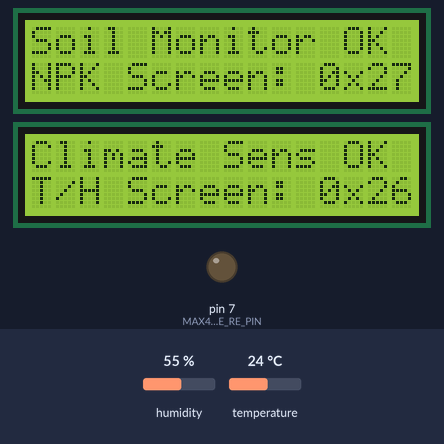
A sketch run on a simulated Arduino Uno, built for the host (arithmetic inside an expression is 32-bit, double 64-bit). Shown: 2 × 16×2 character LCD, output pins drawn as LEDs (lit = HIGH). Inputs (shaded band) come from the test bench; at power-on: humidity 55 %, temperature 24 °C. What the sketch prints to the serial monitor is not drawn.

Above: at 0.4 s.

The sketch:

smart_compost_monitor.ino
```cpp
/**
 * ============================================================================
 * Project: Smart Soil NPK & Climate Monitoring System (Ergonomic Compost Maker)
 * File:    smart_compost_monitor.ino
 * Target:  Arduino UNO (ATmega328P)
 * ============================================================================
 * DESCRIPTION:
 *   Complete, standalone, production-ready firmware to monitor in-situ soil
 *   macro-nutrients (Nitrogen, Phosphorus, Potassium) and internal compost
 *   chamber microclimate (Temperature & Relative Humidity).
 *
 * HARDWARE PERIPHERALS & INTERFACES:
 *   1. Soil NPK Sensor:
 *      - Protocol: Modbus RTU over RS-485 (Baud rate: 4800 bps, 8-N-1)
 *      - Transceiver: MAX485 TTL-to-RS485 module
 *      - Pins: Arduino D10 (RX), D11 (TX), D7 (DE & RE direction control)
 *      - Registers: Holding register 0x001E (Dec 30), length 3 (N, P, K in mg/kg)
 *      - Power: External regulated 12V DC (shared common ground with Arduino)
 *
 *   2. Climate Sensor (DHT22 / AM2302):
 *      - Interface: Single-bus digital
 *      - Pin: Arduino D2
 *      - Measures: Temperature (-40 to +80 C) and Relative Humidity (0 to 100%)
 *
 *   3. Dual 16x2 Character LCDs (I2C Bus on A4/SDA and A5/SCL):
 *      - Primary Display (Address 0x27): Dedicated to real-time NPK readings
 *      - Secondary Display (Address 0x26): Dedicated to Temperature & Humidity
 *
 * REQUIRED ARDUINO LIBRARIES (Install via Arduino Library Manager):
 *   - "ModbusMaster" by Doc Walker
 *   - "DHT sensor library" by Adafruit
 *   - "LiquidCrystal_I2C" by Frank de Brabander
 * ============================================================================
 */

#include <Arduino.h>
#include <SoftwareSerial.h>
#include <ModbusMaster.h>
#include <Wire.h>
#include <LiquidCrystal_I2C.h>
#include <DHT.h>

// ==========================================
// PIN & HARDWARE CONFIGURATIONS
// ==========================================

// MAX485 Transceiver Pin Assignments
#define MAX485_DE_RE_PIN   7   // Direction Control (HIGH = Transmit, LOW = Receive)
#define NPK_RX_PIN         10  // Arduino RX <- MAX485 RO
#define NPK_TX_PIN         11  // Arduino TX -> MAX485 DI

// DHT22 Sensor Pin Assignment
#define DHT_PIN            2   // Data pin connected to Arduino D2
#define DHT_TYPE           DHT22

// Dual I2C LCD Addresses
#define LCD_NPK_ADDR       0x27  // Screen 1: NPK Telemetry (Default PCF8574 address)
#define LCD_T_H_ADDR       0x26  // Screen 2: Climate Telemetry (A0 solder jumper bridged)
#define LCD_COLS           16
#define LCD_ROWS           2

// Modbus RTU Settings
#define RS485_BAUD_RATE    4800  // Industrial sensor factory baud rate
#define MODBUS_SLAVE_ID    1     // Sensor default slave address
#define MODBUS_REG_START   30    // Register 30 (0x001E) for Nitrogen
#define MODBUS_REG_COUNT   3     // 3 consecutive registers: N, P, K

// Telemetry & Timing Intervals
#define SERIAL_DEBUG_BAUD  9600  // Serial monitor communication speed
#define SAMPLING_INTERVAL  2000  // Measurement period in milliseconds (2.0s)

// ==========================================
// OBJECT INSTANTIATIONS
// ==========================================

SoftwareSerial rs485(NPK_RX_PIN, NPK_TX_PIN); // RX, TX
ModbusMaster node;
DHT dht(DHT_PIN, DHT_TYPE);

LiquidCrystal_I2C lcdNPK(LCD_NPK_ADDR, LCD_COLS, LCD_ROWS);
LiquidCrystal_I2C lcdTH(LCD_T_H_ADDR, LCD_COLS, LCD_ROWS);

// Global Telemetry Variables
uint16_t N = 0;
uint16_t P = 0;
uint16_t K = 0;
float humidity = 0.0;
float temperature = 0.0;
bool npkSuccess = false;
bool dhtSuccess = false;

unsigned long previousMillis = 0;

// ==========================================
// RS-485 HALF-DUPLEX CALLBACK FUNCTIONS
// ==========================================

void preTransmission() {
  digitalWrite(MAX485_DE_RE_PIN, HIGH); // Set MAX485 to Driver Transmit mode
}

void postTransmission() {
  digitalWrite(MAX485_DE_RE_PIN, LOW);  // Set MAX485 to Receiver Listening mode
}

// ==========================================
// SYSTEM SETUP
// ==========================================

void setup() {
  // Initialize USB Serial Diagnostic Port
  Serial.begin(SERIAL_DEBUG_BAUD);
  while (!Serial && millis() < 1000); // Allow UART settling

  Serial.println(F("\n========================================================"));
  Serial.println(F(" Smart Soil NPK & Composting Monitor - Firmware v1.0    "));
  Serial.println(F("========================================================"));

  // Initialize MAX485 Driver Direction Pin
  pinMode(MAX485_DE_RE_PIN, OUTPUT);
  digitalWrite(MAX485_DE_RE_PIN, LOW); // Start in listening/receive mode

  // Initialize RS485 SoftwareSerial & Modbus Master
  rs485.begin(RS485_BAUD_RATE);
  node.begin(MODBUS_SLAVE_ID, rs485);
  node.preTransmission(preTransmission);
  node.postTransmission(postTransmission);

  // Initialize DHT22 Environmental Sensor
  dht.begin();

  // Initialize I2C Bus & Dual Displays
  Wire.begin();

  // Screen 1: NPK Display Init
  lcdNPK.init();
  lcdNPK.backlight();
  lcdNPK.clear();
  lcdNPK.setCursor(0, 0);
  lcdNPK.print(F("Soil Monitor OK"));
  lcdNPK.setCursor(0, 1);
  lcdNPK.print(F("NPK Screen: 0x27"));

  // Screen 2: Temperature & Humidity Display Init
  lcdTH.init();
  lcdTH.backlight();
  lcdTH.clear();
  lcdTH.setCursor(0, 0);
  lcdTH.print(F("Climate Sens OK"));
  lcdTH.setCursor(0, 1);
  lcdTH.print(F("T/H Screen: 0x26"));

  delay(2000); // Splash screen display window

  lcdNPK.clear();
  lcdTH.clear();
  Serial.println(F("[SYSTEM] All sensors and dual LCD displays initialized successfully."));
  Serial.println(F("[SYSTEM] Entering continuous monitoring loop...\n"));
}

// ==========================================
// MAIN POLLING LOOP
// ==========================================

void loop() {
  unsigned long currentMillis = millis();

  // Non-blocking timer: triggers acquisition every SAMPLING_INTERVAL ms
  if (currentMillis - previousMillis >= SAMPLING_INTERVAL) {
    previousMillis = currentMillis;

    readNPK();
    readDHT();
    updateDisplays();
    printSerialTelemetry();
  }
}

// ==========================================
// SENSOR ACQUISITION SUBROUTINES
// ==========================================

/**
 * @brief Interrogates Soil NPK Sensor holding registers via Modbus RTU
 */
void readNPK() {
  // Query 3 consecutive 16-bit registers starting from register 30
  uint8_t result = node.readHoldingRegisters(MODBUS_REG_START, MODBUS_REG_COUNT);

  if (result == node.ku8MBSuccess) {
    N = node.getResponseBuffer(0); // Nitrogen in mg/kg
    P = node.getResponseBuffer(1); // Phosphorus in mg/kg
    K = node.getResponseBuffer(2); // Potassium in mg/kg
    npkSuccess = true;
  } else {
    npkSuccess = false;
    Serial.print(F("[WARN] Modbus Query Failed! Error Code: 0x"));
    Serial.println(result, HEX);
  }
}

/**
 * @brief Samples ambient compost temperature and humidity from DHT22
 */
void readDHT() {
  float h = dht.readHumidity();
  float t = dht.readTemperature();

  if (!isnan(h) && !isnan(t)) {
    humidity = h;
    temperature = t;
    dhtSuccess = true;
  } else {
    dhtSuccess = false;
    Serial.println(F("[WARN] DHT22 Read Failure! Check wiring on digital pin 2."));
  }
}

// ==========================================
// DISPLAY & TELEMETRY SUBROUTINES
// ==========================================

/**
 * @brief Updates both 16x2 I2C LCD screens with latest values
 */
void updateDisplays() {
  // --- Screen 1: NPK Readings ---
  lcdNPK.setCursor(0, 0);
  if (npkSuccess) {
    lcdNPK.print(F("N:"));
    lcdNPK.print(N);
    lcdNPK.print(F("  P:"));
    lcdNPK.print(P);
    lcdNPK.print(F("    ")); // clear trailing characters

    lcdNPK.setCursor(0, 1);
    lcdNPK.print(F("K:"));
    lcdNPK.print(K);
    lcdNPK.print(F(" mg/kg   "));
  } else {
    lcdNPK.print(F("NPK Probe ERR   "));
    lcdNPK.setCursor(0, 1);
    lcdNPK.print(F("Check RS485/12V "));
  }

  // --- Screen 2: Temperature & Humidity Readings ---
  lcdTH.setCursor(0, 0);
  if (dhtSuccess) {
    lcdTH.print(F("Temp: "));
    lcdTH.print(temperature, 1);
    lcdTH.print(F((char)223)); // Degree symbol
    lcdTH.print(F("C   "));

    lcdTH.setCursor(0, 1);
    lcdTH.print(F("Hum:  "));
    lcdTH.print(humidity, 1);
    lcdTH.print(F("%    "));
  } else {
    lcdTH.print(F("DHT Sensor ERR  "));
    lcdTH.setCursor(0, 1);
    lcdTH.print(F("Check Pin 2 Wire"));
  }
}

/**
 * @brief Emits structured telemetry to the Serial Monitor for logging and plotting
 */
void printSerialTelemetry() {
  Serial.print(F("[DATA] Nitrogen: "));
  Serial.print(N);
  Serial.print(F(" mg/kg | Phosphorus: "));
  Serial.print(P);
  Serial.print(F(" mg/kg | Potassium: "));
  Serial.print(K);
  Serial.print(F(" mg/kg | Temp: "));
  Serial.print(temperature, 1);
  Serial.print(F(" C | Humidity: "));
  Serial.print(humidity, 1);
  Serial.println(F(" %"));
}
```
